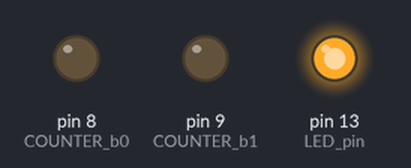
This sketch was run on a simulated Arduino Uno, built with avr-gcc and run on an emulated ATmega328P. Parts: output pins drawn as LEDs (lit = HIGH).

Above: at 0.5 s.
At 2.5 s:
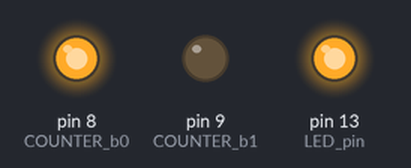
At 3.5 s:
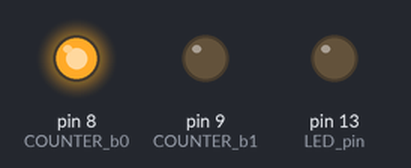
At 4.5 s:
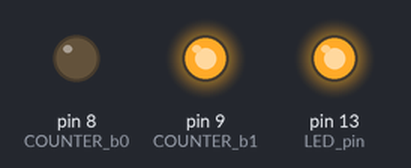
At 6.5 s:
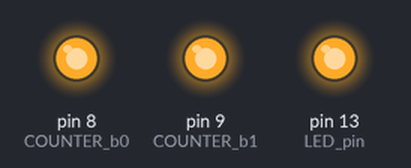
At 9.5 s:
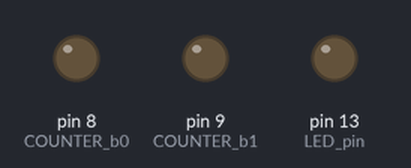
Timing chart, 0 to 10.4 s (numbered marks = the images above):
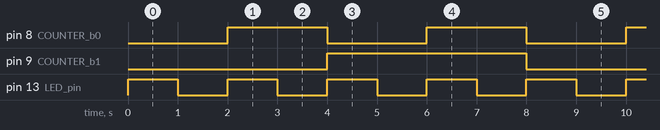

Measured:
- by itself, pin 8 (COUNTER_b0): alternates HIGH for 2.0 s and LOW for 2.0 s
- by itself, pin 9 (COUNTER_b1): alternates HIGH for 4.0 s and LOW for 4.0 s
- by itself, pin 13 (LED_pin): alternates HIGH for 1.0 s and LOW for 1.0 s

The sketch:

counter.ino
```cpp
/*
 * Counter
 *   Turns an LED on for one second, then off for one second, repeatedly.
 *   Also maintains a counter and displays the least significant 2 bits on port B bits 0,1
 *   Derived from blink.ino contributed to arduino by Scott Fitzgerald
 *
 * Shows:
 *   initialisation of 2 port B lines as OUTPUT (IO lines default to input after reset),
 *   use of integer variable for counting (declaration, initialisation in setup, incrementing
 *     in main loop), and
 *   testing bits 0,1 in myCounter to set/clear port B bits 0,1
 *
 * Introduces functions pinMode(), digitalWrite(), delay() along with setup&loop
 */

// Define signal names in terms of standard Arduino board pin numbers
// (defining pin names and similar constants means no unnecessary const numbers
// are littering the program which is usually then easier to read and check)
#define LED_pin 13
#define COUNTER_b0 8
#define COUNTER_b1 9
#define MASK_count_b0 1
#define MASK_count_b1 (1 << 1)

// Constant and variable declarations
int myCounter;

// The setup function runs once when you press reset or power the board
void setup() {
  // initialise output pins' data direction
  pinMode(LED_pin, OUTPUT);
  pinMode(COUNTER_b0, OUTPUT);
  pinMode(COUNTER_b1, OUTPUT);
  // Note: these now output pins will have value=0 after reset.

  // initialise program variables e.g. counters
  myCounter = 0;
}

// The loop function runs over and over again forever
void loop() {
  digitalWrite(LED_pin, HIGH);  // turn the LED on (HIGH is the voltage level)
  delay(1000);                  // wait for a second
  digitalWrite(LED_pin, LOW);   // turn the LED off by making the voltage LOW
  delay(1000);                  // wait for a second

  // add code for 2 bit counter update and display
  myCounter++;
  // individual bits are tested in myCounter then corresponding port B bit
  // set/cleared
  // (is there a more efficient way?)
  if (MASK_count_b0 & myCounter)
    digitalWrite(COUNTER_b0, HIGH);
  else
    digitalWrite(COUNTER_b0, LOW);
  if (MASK_count_b1 & myCounter)
    digitalWrite(COUNTER_b1, HIGH);
  else
    digitalWrite(COUNTER_b1, LOW);
}
```
